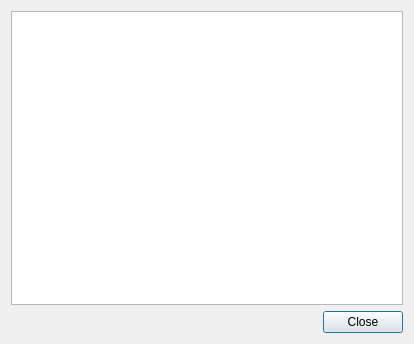
<?xml version="1.0" encoding="UTF-8"?>
<ui version="4.0">
 <class>group_chat_message</class>
 <widget class="QDialog" name="group_chat_message">
  <property name="geometry">
   <rect>
    <x>0</x>
    <y>0</y>
    <width>414</width>
    <height>344</height>
   </rect>
  </property>
  <property name="windowTitle">
   <string>Dialog</string>
  </property>
  <layout class="QVBoxLayout" name="verticalLayout_2">
   <item>
    <layout class="QVBoxLayout" name="verticalLayout">
     <item>
      <layout class="QHBoxLayout" name="horizontalLayout">
       <item>
        <widget class="QTextBrowser" name="browser"/>
       </item>
      </layout>
     </item>
     <item>
      <layout class="QHBoxLayout" name="horizontalLayout_2">
       <item>
        <spacer name="horizontalSpacer">
         <property name="orientation">
          <enum>Qt::Horizontal</enum>
         </property>
         <property name="sizeHint" stdset="0">
          <size>
           <width>40</width>
           <height>20</height>
          </size>
         </property>
        </spacer>
       </item>
       <item>
        <widget class="QPushButton" name="close">
         <property name="text">
          <string>Close</string>
         </property>
        </widget>
       </item>
      </layout>
     </item>
    </layout>
   </item>
  </layout>
 </widget>
 <resources/>
 <connections/>
</ui>
